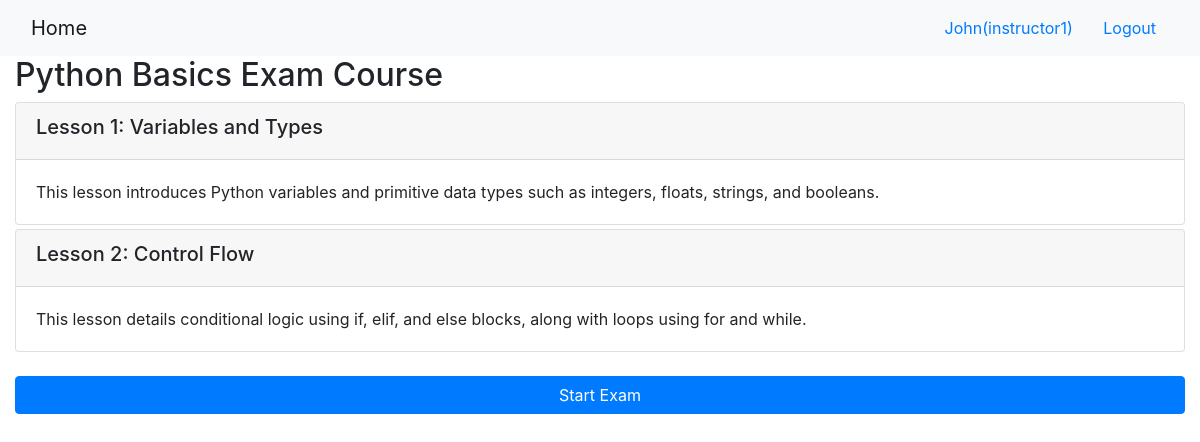
The app's page /onlinecourse/1/ (signed in) with its own data.
### onlinecourse/models.py (models this page shows, shortened)
class Course(models.Model):
    name = models.CharField(null=False, max_length=30, default='online course')
    image = models.ImageField(upload_to='course_images/')
    description = models.CharField(max_length=1000)
    pub_date = models.DateField(null=True)
    instructors = models.ManyToManyField(Instructor)
    users = models.ManyToManyField(settings.AUTH_USER_MODEL, through='Enrollment')
    total_enrollment = models.IntegerField(default=0)
    is_enrolled = False

class Lesson(models.Model):
    title = models.CharField(max_length=200, default="title")
    order = models.IntegerField(default=0)
    course = models.ForeignKey(Course, on_delete=models.CASCADE)
    content = models.TextField()

### onlinecourse/views.py (the view)
# urls.py: path('<int:pk>/', views.CourseDetailView.as_view(), name='course_details'),
class CourseDetailView(generic.DetailView):
    model = Course
    template_name = 'onlinecourse/course_detail_bootstrap.html'

### onlinecourse/templates/onlinecourse/course_detail_bootstrap.html (shortened to what this page needs)
<!DOCTYPE html>
<html lang="en">
<head>
     {% load static %}
    <link rel="stylesheet" href="https://maxcdn.bootstrapcdn.com/bootstrap/4.5.2/css/bootstrap.min.css">
</head>
<body>
    <nav class="navbar navbar-light bg-light">
        <div class="container-fluid">
            <div class="navbar-header">
                  <a class="navbar-brand" href="{% url 'onlinecourse:index' %}">Home</a>
            </div>
            <ul class="nav navbar-nav navbar-right">
                {% if user.is_authenticated %}
                <li>
                    <a class="btn btn-link" href="#">{{ user.first_name }}({{ user.username }})</a>
                    <a class="btn btn-link" href="{% url 'onlinecourse:logout' %}">Logout</a>
                </li>
                {% endif %}
            </ul>
        </div>
    </nav>
    <div class="container-fluid">
            <h2>{{ course.name }}</h2>
            <div class="card-columns-vertical">
                {% for lesson in course.lesson_set.all %}
                    <div class="card mt-1">
                        <div class="card-header"><h5>Lesson {{lesson.order|add:1}}: {{lesson.title}}</h5></div>
                        <div class="card-body">{{lesson.content}}</div>
                    </div>
                {% endfor %}
            </div>
            {% if user.is_authenticated %}
            <div class="mt-4">
                <button class="btn btn-primary btn-block" type="button" data-toggle="collapse" data-target="#exam" aria-expanded="false" aria-controls="exam">
                    Start Exam
                </button>
            </div>
            {% endif %}
    </div>
</body>
</html>

### records on screen
Course: name "Python Basics Exam Course"
Lesson: order|add "1", title "Variables and Types", content "This lesson introduces Python variables and primitive data types such as integers, floats, strings, and booleans."
Lesson: order|add "2", title "Control Flow", content "This lesson details conditional logic using if, elif, and else blocks, along with loops using for and while."

### other values on screen
{{ user.first_name }} "John"
{{ user.username }} "instructor1"
